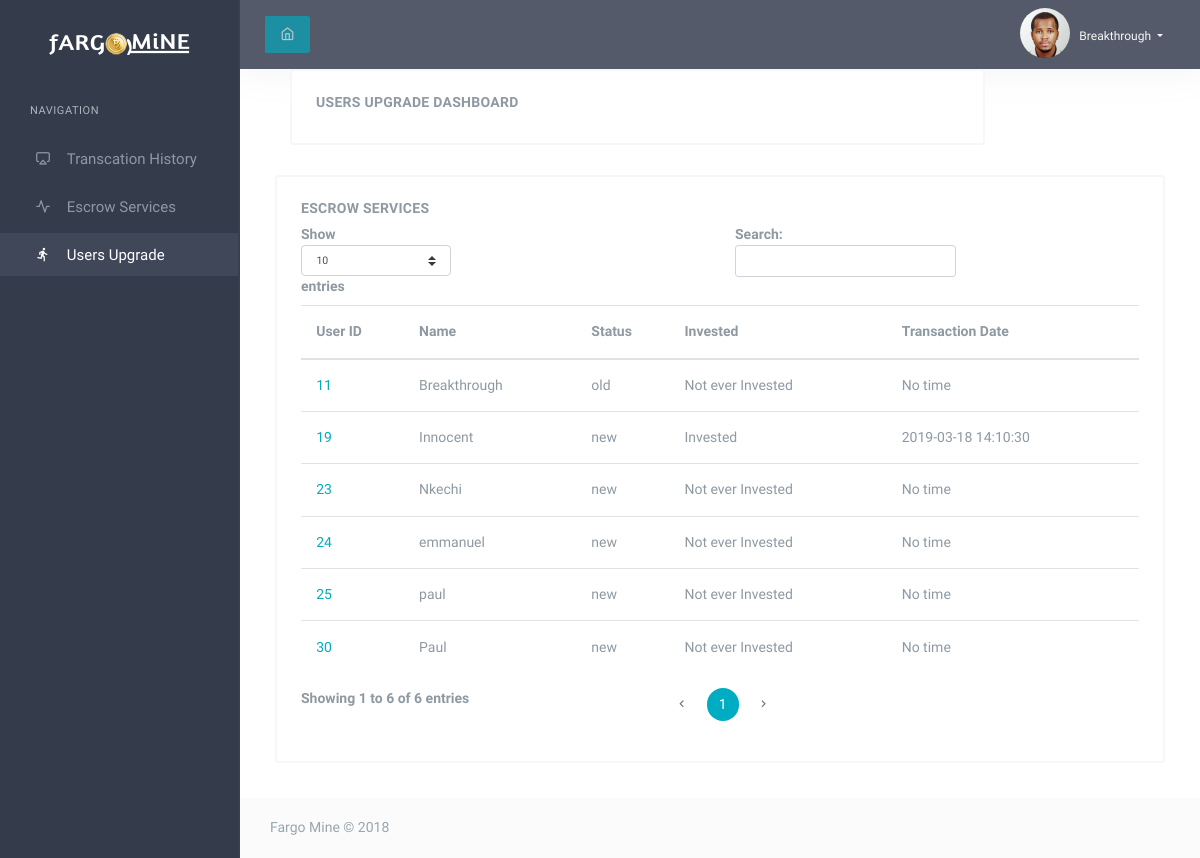
The app's page /user/user_upgrade.php (signed in) with its own data.
### tables this page shows
CREATE TABLE IF NOT EXISTS `users` (
  `user_id` int(11) NOT NULL AUTO_INCREMENT,
  `firstname` varchar(60) NOT NULL,
  `surname` varchar(60) NOT NULL,
  `email` varchar(60) NOT NULL,
  `phone_number` varchar(60) NOT NULL,
  `gender` varchar(10) NOT NULL,
  `country` varchar(60) NOT NULL,
  `state` varchar(60) NOT NULL,
  `block_chain` varchar(100) NOT NULL,
  `password` varchar(250) NOT NULL,
  `dob` varchar(60) NOT NULL,
  `profile_pic_path` varchar(100) NOT NULL,
  `admin` int(3) NOT NULL DEFAULT '0',
  `status` varchar(60) NOT NULL DEFAULT 'new',
  PRIMARY KEY (`user_id`)
);

CREATE TABLE IF NOT EXISTS `history` (
  `txID` int(11) NOT NULL AUTO_INCREMENT,
  `user_id` varchar(6) NOT NULL,
  `txType` varchar(128) NOT NULL,
  `amount` varchar(24) NOT NULL,
  `time` varchar(60) DEFAULT NULL,
  `status` varchar(60) NOT NULL DEFAULT 'Pending',
  `roi` varchar(60) NOT NULL,
  `invested` varchar(60) NOT NULL,
  `admin_btc` varchar(60) NOT NULL,
  `expected_time` varchar(60) NOT NULL,
  `txComplete` varchar(60) NOT NULL,
  PRIMARY KEY (`txID`)
);

### user/libraries/functions.inc.php (called while the page is built, shortened)
<?php
require_once 'db_config.php';
function format_post_date($date){
	$date = date("Y-m-d H:i:s", $date);
	return $date;
}
function fetch_user($user_id = null){
	global $link;
	if ($user_id != null) {
		$sql = "SELECT * FROM users WHERE user_id = '$user_id'";
		$query = mysqli_query($link, $sql);
		if (mysqli_num_rows($query) > 0) {
			$row = mysqli_fetch_array($query);
			return $row;
		} return false;
	} return false;
}
function fetch_user_check_history(){
	global $link;
	$sql = "SELECT users.*, history.invested, history.time FROM users LEFT JOIN history ON users.user_id = history.user_id";
	$query = mysqli_query($link, $sql);
	$posts = [];
	if (mysqli_num_rows($query) > 0) {
		while ($row = mysqli_fetch_assoc($query)) {
			$posts[] = $row;
		}
		return $posts;
	} return false;
}

### user/user_upgrade.php (the view, shortened to what this page needs)
<?php require_once 'left-header.php'; ?>
<?php require_once 'top-menu.php';
?>
<div class="row">
    <div class="col-12">
        <div class="card">
            <div class="card-body">
                <h4 class="header-title">Users Upgrade Dashboard</h4>
                </div>
             </div>
        </div>
    </div>
    <div class="row">
        <div class="col-12">
            <div class="card">
                <div class="card-body">
                    <h4 class="header-title">Escrow Services</h4>
    <table id="basic-datatable" class="table dt-responsive nowrap">
        <thead>
            <tr>
                <th>User ID</th>
                <th>Name</th>
                <th>Status</th>
                <th>Invested</th>
                <th>Transaction Date</th>
            </tr>
        </thead>
                        <tbody>
            <?php
        $response = fetch_user_check_history();
    if ($response) {
        $posts = $response;
        foreach ($posts as $post) {
            $firstname = $post['firstname'];
            $user_id = $post['user_id'];
            $status = $post['status'];
            $invested = $post['invested'];
            if ($invested === NULL) {
                $invested = 'Not ever Invested';
            }else{
                $invested = 'Invested';
            }
             $time = $post['time'];
             if ($time === NULL) {
                $time = 'No time';
            }else{
                $time = format_post_date($time);
            }
    ?>
        <tr>
        <td><a href="user_confirm.php?user_id=<?php echo $user_id;?>"><?php echo $user_id; ?></a></td>
        <td><?php echo $firstname; ?></td>
        <td><?php echo $status; ?></td>
        <td><?php echo $invested; ?></td>
        <td><?php echo $time; ?></td>
                            </tr>
                                <?php } } ?>
                        </tbody>
                    </table>
                                </div>
                </div>
            </div>
        </div>
    </div></div>
<?php require_once 'footer.php'?>

### user/left-header.php (shortened to what this page needs)
<?php  require_once 'libraries/functions.inc.php';
$user_id = $_SESSION['user_id'];
$role = $_SESSION['role'];
$response = fetch_user($user_id);
if ($response) {
    $user = $response;
}
 ?>
<!DOCTYPE html>
<html lang="en">
    <head>
        <link href="css/bootstrap.min.css" rel="stylesheet" type="text/css" />
        <link href="css/icons.min.css" rel="stylesheet" type="text/css" />
        <link href="css/app.min.css" rel="stylesheet" type="text/css" />
        <link rel="stylesheet" href="css/sweetalert.css">
    </head>
    <body>
        <div id="wrapper">
            <?php if ($role === "1") { ?>
                <div class="left-side-menu left-side-menu-dark">
                    <div class=".slimscroll-menu">
                        <a href="admin_dashboard.php" class="logo text-center mb-4">
                            <span class="logo-lg">
                                <img src="assets/images/logo1.fw.png" alt="" height="25">
                            </span>
                        </a>
                        <div id="sidebar-menu">
                            <ul class="metismenu" id="side-menu">
                                <li class="menu-title">Navigation</li>
                                <li>
                                    <a href="admin_dashboard.php">
                                        <i class="fe-airplay"></i>
                                        <span>Transcation History </span>
                                    </a>
                                </li>
                                <li>
                                    <a href="admin_Escrow.php">
                                        <i class="fe-activity"></i>
                                        <span>Escrow Services </span>
                                    </a>
                                </li>
                                <li>
                                    <a href="user_upgrade.php">
                                        <i class="mdi mdi-run"></i>
                                        <span>Users Upgrade </span>
                                    </a>
                                </li>
                            </ul>
                        </div>
                    </div>
                </div>
            <?php } ?>

### user/top-menu.php (shortened to what this page needs)
<div class="content-page">
               <div class="content">
                   <div class="navbar-custom">
                       <ul class="list-unstyled topbar-right-menu float-right mb-0">
                           <li class="dropdown notification-list">
                               <a class="nav-link dropdown-toggle nav-user mr-0" data-toggle="dropdown" href="#" role="button" aria-haspopup="false" aria-expanded="false">
                                   <div alt="user-image" class="rounded-circle" style="background-image: url(<?php echo $user['profile_pic_path']; ?>); width: 50px; height: 50px; background-size: cover; background-position: center; margin-top: 8px; display: inline-block; vertical-align: top;"></div>
                                   <small class="pro-user-name ml-1">
                                       <?php echo $user['firstname']; ?>
                                   </small>
                               </a>
                           </li>
                       </ul>
                       <div class="app-search">
                           <form>
                               <div class="input-group">
                                   <div class="input-group-append">
                                       <button class="btn btn-primary" disabled>
                                           <i class="fe-home"></i>
                                       </button>
                                   </div>
                               </div>
                           </form>
                       </div>
                   </div>
                   <div class="container-fluid">

### user/footer.php (shortened to what this page needs)
 <footer class="footer">
                    <div class="container-fluid">
                        <div class="row">
                            <div class="col-md-6">
                               Fargo Mine &copy; 2018
                            </div>
                            <div class="col-md-6">
                            </div>
                        </div>
                    </div>
                </footer>
            </div>
        </div>
    </body>
</html>

### records on screen
users: profile_pic_path (picture), firstname "Breakthrough", user_id "11", status "old", invested "Not ever Invested", time "No time"
history: user.user_id "19", user.firstname "Innocent", user.status "new", invested "Invested", time "2019-03-18 14:10:30"
users: user_id "30", firstname "Paul", status "new", invested "Not ever Invested", time "No time"
users: user_id "24", firstname "emmanuel", status "new", invested "Not ever Invested", time "No time"
users: user_id "23", firstname "Nkechi", status "new", invested "Not ever Invested", time "No time"
users: user_id "25", firstname "paul", status "new", invested "Not ever Invested", time "No time"
